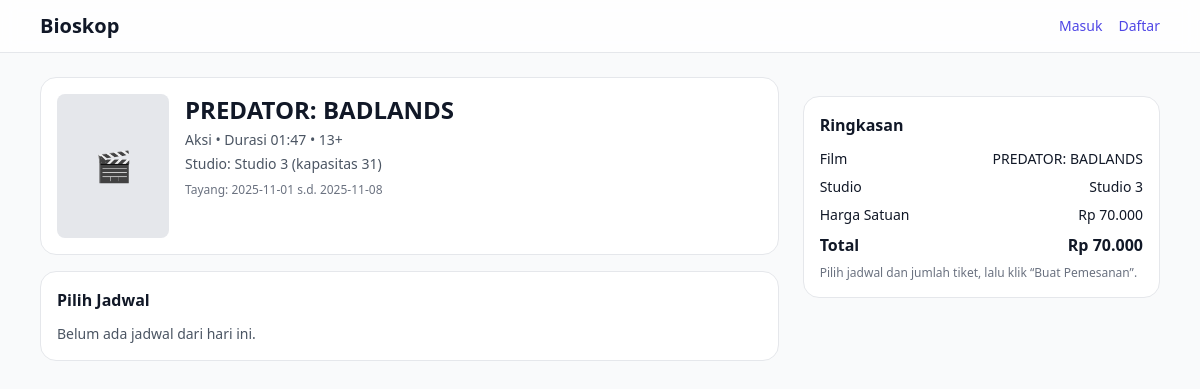
Page /order.php?id=FA002 on the earlier database version.
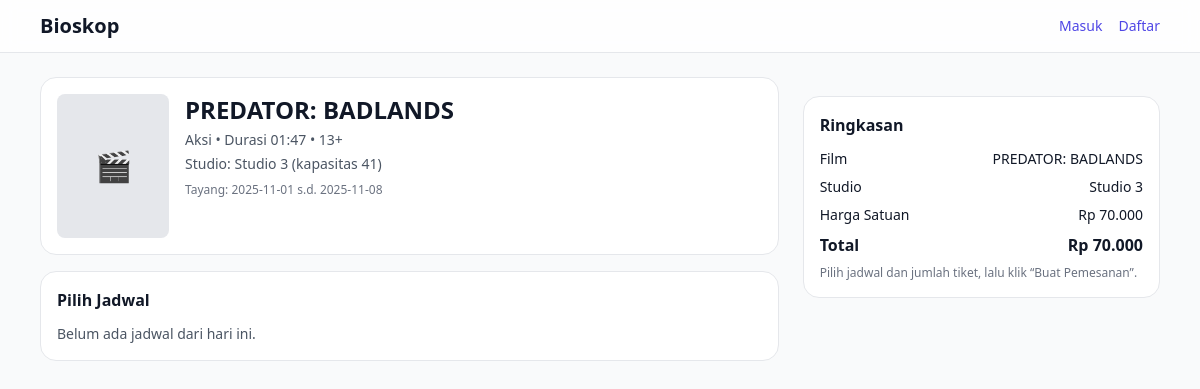
Same page on the later database version.
### tables this page shows
CREATE TABLE `film` (
  `id_film` varchar(10) NOT NULL,
  `id_studio` varchar(10) NOT NULL,
  `judul` varchar(70) DEFAULT NULL,
  `genre` varchar(20) DEFAULT NULL,
  `durasi` time DEFAULT NULL,
  `rating` int(11) DEFAULT NULL,
  `sinopsis` text DEFAULT NULL,
  `harga` int(11) NOT NULL,
  `mulai_tayang` date DEFAULT NULL,
  `selesai_tayang` date DEFAULT NULL
);

CREATE TABLE `studio` (
  `id_studio` varchar(10) NOT NULL,
  `nama_studio` varchar(50) DEFAULT NULL,
  `kapasitas` int(11) DEFAULT NULL
);

### order.php (the view, shortened to what this page needs)
<?php
require __DIR__.'/service/database.php';
function h($x){return htmlspecialchars($x,ENT_QUOTES,'UTF-8');}
$idFilm = $_GET['id'] ?? '';
$film = null;
if ($idFilm) {
  $stmt = $db->prepare("SELECT f.*, s.nama_studio, s.kapasitas
                        FROM film f
                        LEFT JOIN studio s ON s.id_studio = f.id_studio
                        WHERE f.id_film = ? LIMIT 1");
  $stmt->bind_param("s", $idFilm);
  $stmt->execute();
  $film = $stmt->get_result()->fetch_assoc();
  $hargaSatuan = (int)($film['harga'] ?? 0);
  $qty         = max(1, (int)($_POST['jumlah_tiket'] ?? 1));
  $total       = $hargaSatuan * $qty;
}
$jadwal = [];
if ($idFilm) {
  $stmt = $db->prepare("SELECT j.* FROM jadwal_tayang j
                        WHERE j.id_film = ? AND j.tanggal >= CURDATE()
                        ORDER BY j.tanggal ASC, j.jam_mulai ASC");
  $stmt->bind_param("s", $idFilm);
  $stmt->execute();
  $jadwal = $stmt->get_result()->fetch_all(MYSQLI_ASSOC);
}
?>
<!doctype html>
<html lang="id">
<head>
  <script src="https://cdn.tailwindcss.com"></script>
</head>
<body class="bg-gray-50 text-gray-900">
  <?php include "layout/navbar.php"; ?>
  <main class="max-w-6xl mx-auto px-4 py-6">
    <?php if (!$film): ?>
      <div class="rounded-xl border bg-white p-4">Film tidak ditemukan. <a class="text-indigo-600" href="index.php">Kembali</a></div>
    <?php else: ?>
      <div class="grid grid-cols-1 lg:grid-cols-3 gap-6">
        <div class="lg:col-span-2 space-y-4">
          <div class="rounded-2xl border bg-white p-4">
            <div class="flex items-start gap-4">
              <div class="w-28 h-36 rounded-lg bg-gray-200 grid place-items-center text-3xl">🎬</div>
              <div class="flex-1">
                <h1 class="text-2xl font-bold"><?= h($film['judul']) ?></h1>
                <div class="text-sm text-gray-600 mt-1">
                  <?= h($film['genre']) ?> • Durasi <?= h(substr((string)$film['durasi'],0,5)) ?> • <?= (int)$film['rating'] ?>+
                </div>
                <div class="text-sm text-gray-600 mt-1">
                  Studio: <?= h($film['nama_studio'] ?? $film['id_studio']) ?><?php if(!empty($film['kapasitas'])): ?> (kapasitas <?= (int)$film['kapasitas'] ?>)<?php endif; ?>
                </div>
                <p class="text-xs text-gray-500 mt-2">Tayang: <?= h($film['mulai_tayang']) ?> s.d. <?= h($film['selesai_tayang']) ?></p>
              </div>
            </div>
          </div>
          <div class="rounded-2xl border bg-white p-4">
            <h2 class="font-semibold mb-3">Pilih Jadwal</h2>
            <?php if (empty($jadwal)): ?>
              <div class="text-sm text-gray-600">Belum ada jadwal dari hari ini.</div>
            <?php endif; ?>
          </div>
        </div>
        <aside class="lg:col-span-1">
          <div class="rounded-2xl border bg-white p-4 sticky top-24">
            <h3 class="font-semibold mb-3">Ringkasan</h3>
            <div class="space-y-2 text-sm">
              <div class="flex justify-between"><span>Film</span><span class="font-medium"><?= h($film['judul']) ?></span></div>
              <div class="flex justify-between"><span>Studio</span><span><?= h($film['nama_studio'] ?? $film['id_studio']) ?></span></div>
              <div class="flex justify-between"><span>Harga Satuan</span><span>Rp <?= number_format($hargaSatuan,0,',','.') ?></span></div>
              <div class="flex justify-between text-base font-semibold"><span>Total</span><span>Rp <?= number_format($total,0,',','.') ?></span></div>
              <div class="text-xs text-gray-500">Pilih jadwal dan jumlah tiket, lalu klik “Buat Pemesanan”.</div>
            </div>
          </div>
        </aside>
      </div>
    <?php endif; ?>
  </main>
</body>
</html>

Differences in the rows shown:
changed through a linked row, film "PREDATOR: BADLANDS": id_studio.kapasitas "31" → "41"
